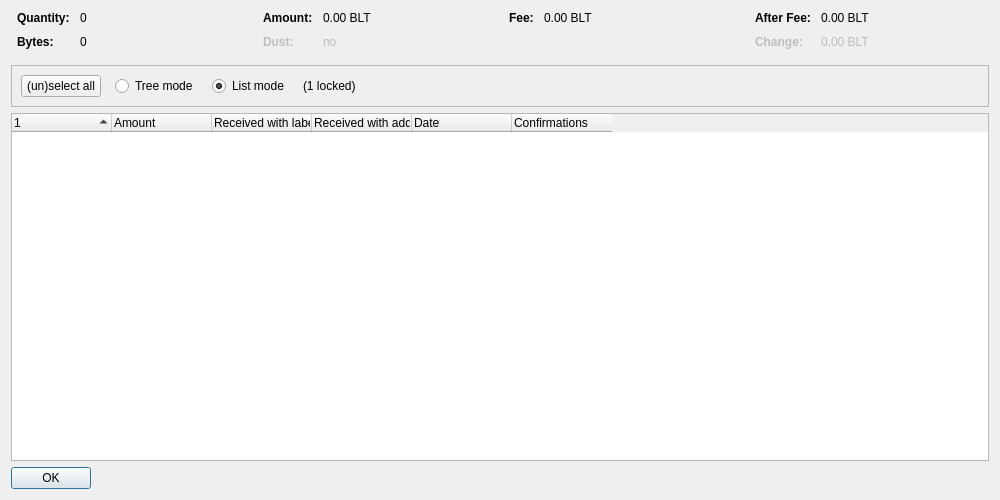
<?xml version="1.0" encoding="UTF-8"?>
<ui version="4.0">
 <class>CoinControlDialog</class>
 <widget class="QDialog" name="CoinControlDialog">
  <property name="geometry">
   <rect>
    <x>0</x>
    <y>0</y>
    <width>1000</width>
    <height>500</height>
   </rect>
  </property>
  <property name="windowTitle">
   <string>Coin Selection</string>
  </property>
  <layout class="QVBoxLayout" name="verticalLayout">
   <item>
    <layout class="QHBoxLayout" name="horizontalLayoutTop" stretch="0,0,0,0">
     <property name="topMargin">
      <number>0</number>
     </property>
     <property name="bottomMargin">
      <number>10</number>
     </property>
     <item>
      <layout class="QFormLayout" name="formLayoutCoinControl1">
       <property name="horizontalSpacing">
        <number>10</number>
       </property>
       <property name="verticalSpacing">
        <number>10</number>
       </property>
       <property name="leftMargin">
        <number>6</number>
       </property>
       <property name="rightMargin">
        <number>6</number>
       </property>
       <item row="0" column="0">
        <widget class="QLabel" name="labelCoinControlQuantityText">
         <property name="font">
          <font>
           <weight>75</weight>
           <bold>true</bold>
          </font>
         </property>
         <property name="text">
          <string>Quantity:</string>
         </property>
        </widget>
       </item>
       <item row="0" column="1">
        <widget class="QLabel" name="labelCoinControlQuantity">
         <property name="cursor">
          <cursorShape>IBeamCursor</cursorShape>
         </property>
         <property name="contextMenuPolicy">
          <enum>Qt::ActionsContextMenu</enum>
         </property>
         <property name="text">
          <string notr="true">0</string>
         </property>
         <property name="textInteractionFlags">
          <set>Qt::LinksAccessibleByMouse|Qt::TextSelectableByKeyboard|Qt::TextSelectableByMouse</set>
         </property>
        </widget>
       </item>
       <item row="1" column="0">
        <widget class="QLabel" name="labelCoinControlBytesText">
         <property name="font">
          <font>
           <weight>75</weight>
           <bold>true</bold>
          </font>
         </property>
         <property name="text">
          <string>Bytes:</string>
         </property>
        </widget>
       </item>
       <item row="1" column="1">
        <widget class="QLabel" name="labelCoinControlBytes">
         <property name="cursor">
          <cursorShape>IBeamCursor</cursorShape>
         </property>
         <property name="contextMenuPolicy">
          <enum>Qt::ActionsContextMenu</enum>
         </property>
         <property name="text">
          <string notr="true">0</string>
         </property>
         <property name="textInteractionFlags">
          <set>Qt::LinksAccessibleByMouse|Qt::TextSelectableByKeyboard|Qt::TextSelectableByMouse</set>
         </property>
        </widget>
       </item>
      </layout>
     </item>
     <item>
      <layout class="QFormLayout" name="formLayoutCoinControl2">
       <property name="horizontalSpacing">
        <number>10</number>
       </property>
       <property name="verticalSpacing">
        <number>10</number>
       </property>
       <property name="leftMargin">
        <number>6</number>
       </property>
       <property name="rightMargin">
        <number>6</number>
       </property>
       <item row="0" column="0">
        <widget class="QLabel" name="labelCoinControlAmountText">
         <property name="font">
          <font>
           <weight>75</weight>
           <bold>true</bold>
          </font>
         </property>
         <property name="text">
          <string>Amount:</string>
         </property>
        </widget>
       </item>
       <item row="0" column="1">
        <widget class="QLabel" name="labelCoinControlAmount">
         <property name="cursor">
          <cursorShape>IBeamCursor</cursorShape>
         </property>
         <property name="contextMenuPolicy">
          <enum>Qt::ActionsContextMenu</enum>
         </property>
         <property name="text">
          <string notr="true">0.00 BLT</string>
         </property>
         <property name="textInteractionFlags">
          <set>Qt::LinksAccessibleByMouse|Qt::TextSelectableByKeyboard|Qt::TextSelectableByMouse</set>
         </property>
        </widget>
       </item>
       <item row="1" column="0">
        <widget class="QLabel" name="labelCoinControlLowOutputText">
         <property name="enabled">
          <bool>false</bool>
         </property>
         <property name="font">
          <font>
           <weight>75</weight>
           <bold>true</bold>
          </font>
         </property>
         <property name="text">
          <string>Dust:</string>
         </property>
        </widget>
       </item>
       <item row="1" column="1">
        <widget class="QLabel" name="labelCoinControlLowOutput">
         <property name="enabled">
          <bool>false</bool>
         </property>
         <property name="cursor">
          <cursorShape>IBeamCursor</cursorShape>
         </property>
         <property name="contextMenuPolicy">
          <enum>Qt::ActionsContextMenu</enum>
         </property>
         <property name="text">
          <string notr="true">no</string>
         </property>
         <property name="textInteractionFlags">
          <set>Qt::LinksAccessibleByMouse|Qt::TextSelectableByKeyboard|Qt::TextSelectableByMouse</set>
         </property>
        </widget>
       </item>
      </layout>
     </item>
     <item>
      <layout class="QFormLayout" name="formLayoutCoinControl3">
       <property name="horizontalSpacing">
        <number>10</number>
       </property>
       <property name="verticalSpacing">
        <number>10</number>
       </property>
       <property name="leftMargin">
        <number>6</number>
       </property>
       <property name="rightMargin">
        <number>6</number>
       </property>
       <item row="0" column="0">
        <widget class="QLabel" name="labelCoinControlFeeText">
         <property name="font">
          <font>
           <weight>75</weight>
           <bold>true</bold>
          </font>
         </property>
         <property name="text">
          <string>Fee:</string>
         </property>
        </widget>
       </item>
       <item row="0" column="1">
        <widget class="QLabel" name="labelCoinControlFee">
         <property name="cursor">
          <cursorShape>IBeamCursor</cursorShape>
         </property>
         <property name="contextMenuPolicy">
          <enum>Qt::ActionsContextMenu</enum>
         </property>
         <property name="text">
          <string notr="true">0.00 BLT</string>
         </property>
         <property name="textInteractionFlags">
          <set>Qt::LinksAccessibleByMouse|Qt::TextSelectableByKeyboard|Qt::TextSelectableByMouse</set>
         </property>
        </widget>
       </item>
      </layout>
     </item>
     <item>
      <layout class="QFormLayout" name="formLayoutCoinControl4">
       <property name="horizontalSpacing">
        <number>10</number>
       </property>
       <property name="verticalSpacing">
        <number>10</number>
       </property>
       <property name="leftMargin">
        <number>6</number>
       </property>
       <property name="rightMargin">
        <number>6</number>
       </property>
       <item row="0" column="0">
        <widget class="QLabel" name="labelCoinControlAfterFeeText">
         <property name="font">
          <font>
           <weight>75</weight>
           <bold>true</bold>
          </font>
         </property>
         <property name="text">
          <string>After Fee:</string>
         </property>
        </widget>
       </item>
       <item row="0" column="1">
        <widget class="QLabel" name="labelCoinControlAfterFee">
         <property name="cursor">
          <cursorShape>IBeamCursor</cursorShape>
         </property>
         <property name="contextMenuPolicy">
          <enum>Qt::ActionsContextMenu</enum>
         </property>
         <property name="text">
          <string notr="true">0.00 BLT</string>
         </property>
         <property name="textInteractionFlags">
          <set>Qt::LinksAccessibleByMouse|Qt::TextSelectableByKeyboard|Qt::TextSelectableByMouse</set>
         </property>
        </widget>
       </item>
       <item row="1" column="0">
        <widget class="QLabel" name="labelCoinControlChangeText">
         <property name="enabled">
          <bool>false</bool>
         </property>
         <property name="font">
          <font>
           <weight>75</weight>
           <bold>true</bold>
          </font>
         </property>
         <property name="text">
          <string>Change:</string>
         </property>
        </widget>
       </item>
       <item row="1" column="1">
        <widget class="QLabel" name="labelCoinControlChange">
         <property name="enabled">
          <bool>false</bool>
         </property>
         <property name="cursor">
          <cursorShape>IBeamCursor</cursorShape>
         </property>
         <property name="contextMenuPolicy">
          <enum>Qt::ActionsContextMenu</enum>
         </property>
         <property name="text">
          <string notr="true">0.00 BLT</string>
         </property>
         <property name="textInteractionFlags">
          <set>Qt::LinksAccessibleByMouse|Qt::TextSelectableByKeyboard|Qt::TextSelectableByMouse</set>
         </property>
        </widget>
       </item>
      </layout>
     </item>
    </layout>
   </item>
   <item>
    <widget class="QFrame" name="frame">
     <property name="minimumSize">
      <size>
       <width>0</width>
       <height>40</height>
      </size>
     </property>
     <property name="frameShape">
      <enum>QFrame::StyledPanel</enum>
     </property>
     <property name="frameShadow">
      <enum>QFrame::Sunken</enum>
     </property>
     <layout class="QHBoxLayout" name="horizontalLayout">
      <item>
       <layout class="QHBoxLayout" name="horizontalLayoutPanel" stretch="0,0,0,0,0">
        <property name="spacing">
         <number>14</number>
        </property>
        <item>
         <widget class="QPushButton" name="pushButtonSelectAll">
          <property name="sizePolicy">
           <sizepolicy hsizetype="Maximum" vsizetype="Fixed">
            <horstretch>0</horstretch>
            <verstretch>0</verstretch>
           </sizepolicy>
          </property>
          <property name="text">
           <string>(un)select all</string>
          </property>
          <property name="autoDefault">
           <bool>false</bool>
          </property>
         </widget>
        </item>
        <item>
         <widget class="QRadioButton" name="radioTreeMode">
          <property name="sizePolicy">
           <sizepolicy hsizetype="Maximum" vsizetype="Fixed">
            <horstretch>0</horstretch>
            <verstretch>0</verstretch>
           </sizepolicy>
          </property>
          <property name="text">
           <string>Tree mode</string>
          </property>
         </widget>
        </item>
        <item>
         <widget class="QRadioButton" name="radioListMode">
          <property name="sizePolicy">
           <sizepolicy hsizetype="Maximum" vsizetype="Fixed">
            <horstretch>0</horstretch>
            <verstretch>0</verstretch>
           </sizepolicy>
          </property>
          <property name="text">
           <string>List mode</string>
          </property>
          <property name="checked">
           <bool>true</bool>
          </property>
         </widget>
        </item>
        <item>
         <widget class="QLabel" name="labelLocked">
          <property name="text">
           <string notr="true">(1 locked)</string>
          </property>
         </widget>
        </item>
        <item>
         <spacer name="horizontalSpacer">
          <property name="orientation">
           <enum>Qt::Horizontal</enum>
          </property>
          <property name="sizeHint" stdset="0">
           <size>
            <width>40</width>
            <height>20</height>
           </size>
          </property>
         </spacer>
        </item>
       </layout>
      </item>
     </layout>
    </widget>
   </item>
   <item>
    <widget class="CoinControlTreeWidget" name="treeWidget">
     <property name="contextMenuPolicy">
      <enum>Qt::CustomContextMenu</enum>
     </property>
     <property name="sortingEnabled">
      <bool>false</bool>
     </property>
     <property name="columnCount">
      <number>6</number>
     </property>
     <attribute name="headerShowSortIndicator" stdset="0">
      <bool>true</bool>
     </attribute>
     <attribute name="headerStretchLastSection">
      <bool>false</bool>
     </attribute>
     <column>
      <property name="text">
       <string/>
      </property>
     </column>
     <column>
      <property name="text">
       <string>Amount</string>
      </property>
     </column>
     <column>
      <property name="text">
       <string>Received with label</string>
      </property>
     </column>
     <column>
      <property name="text">
       <string>Received with address</string>
      </property>
     </column>
     <column>
      <property name="text">
       <string>Date</string>
      </property>
     </column>
     <column>
      <property name="text">
       <string>Confirmations</string>
      </property>
      <property name="toolTip">
       <string>Confirmed</string>
      </property>
     </column>
     <column>
      <property name="text">
       <string/>
      </property>
     </column>
     <column>
      <property name="text">
       <string/>
      </property>
     </column>
     <column>
      <property name="text">
       <string/>
      </property>
     </column>
     <column>
      <property name="text">
       <string/>
      </property>
     </column>
    </widget>
   </item>
   <item>
    <widget class="QDialogButtonBox" name="buttonBox">
     <property name="sizePolicy">
      <sizepolicy hsizetype="Maximum" vsizetype="Fixed">
       <horstretch>0</horstretch>
       <verstretch>0</verstretch>
      </sizepolicy>
     </property>
     <property name="orientation">
      <enum>Qt::Horizontal</enum>
     </property>
     <property name="standardButtons">
      <set>QDialogButtonBox::Ok</set>
     </property>
    </widget>
   </item>
  </layout>
 </widget>
 <customwidgets>
  <customwidget>
   <class>CoinControlTreeWidget</class>
   <extends>QTreeWidget</extends>
   <header>qt/coincontroltreewidget.h</header>
  </customwidget>
 </customwidgets>
 <resources/>
 <connections/>
</ui>
